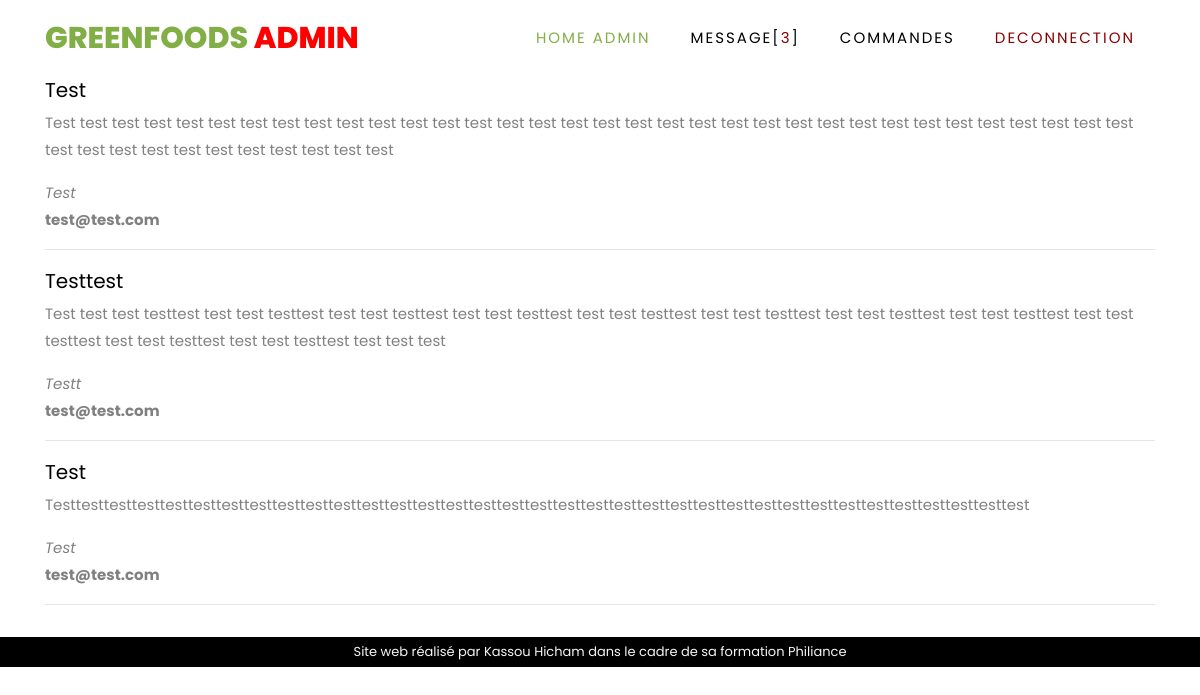
/message.php, run on the app's committed database.
### tables this page shows
CREATE TABLE `messages` (
  `id` int(11) NOT NULL,
  `nom` varchar(32) NOT NULL,
  `email` varchar(32) NOT NULL,
  `sujet` varchar(32) NOT NULL,
  `message` text NOT NULL
);

### message.php (the view)
<?php include 'nav_admin.php';
$result = $mysqli->query('SELECT * FROM messages');?>
<div class="container">
    <div class="media">
        <ul class="list-unstyled">
<?php foreach ($result as $row):?>
  <li class="media">
    <div class="media-body">
      <h5 class="mt-0 mb-1"><?php echo $row['sujet'] ?></h5>
      <p><?php echo $row['message'] ?></p>
            <em><?php echo $row['nom'] ?></em><br>
            <strong><?php echo $row['email'] ?></strong>
      <hr>
    </div>
  </li>
<?php endforeach ?>
        </ul>
    </div>
</div>
<?php include 'footer_admin.php'; ?>

### data on the page
messages: sujet "Test", message "Test test test test test test test test test test test test test test test test test test test test test test test test test test test test test test test test test test test test test test test test test test test test test", nom "Test", email "test@test.com"
messages: sujet "Testtest", message "Test test test testtest test test testtest test test testtest test test testtest test test testtest test test testtest test test testtest test test testtest test test testtest test test testtest test test testtest test test test", nom "Testt", email "test@test.com"
messages: sujet "Test", message "Testtesttesttesttesttesttesttesttesttesttesttesttesttesttesttesttesttesttesttesttesttesttesttesttesttesttesttesttesttesttesttesttesttesttest", nom "Test", email "test@test.com"

### other printed values
count($totalMsg) "3"
